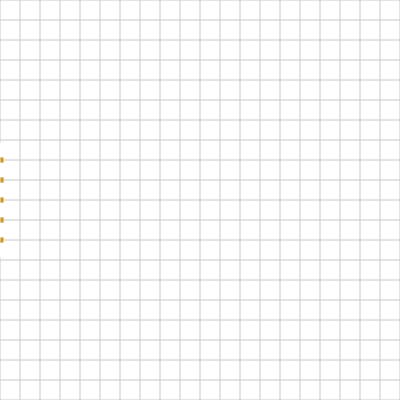
Frame 1 (no input)
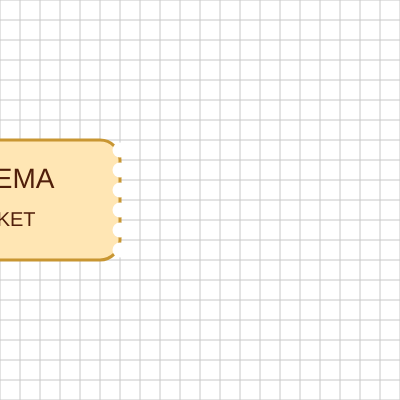
Frame 60 (no input)
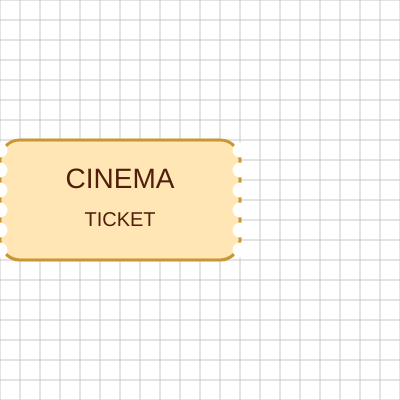
Frame 120 (the mouse pressed at the canvas centre since frame 60)

The p5.js sketch that drew these frames (run headless with seeded random() and noise() and a simulated clock; from frame 60 on, the mouse is pressed at the canvas centre):

// p5.js sketch
// ── sketch.js
let ticketX = -120;
let speed = 2;

function setup() {
  createCanvas(400, 400);
  rectMode(CENTER);
  textAlign(CENTER, CENTER);
  textSize(24);
  textFont('Arial');
}

function draw() {
  background(255);
  drawGrid();

  ticketX += speed;
  if (ticketX > width + 120) {
    ticketX = -120;
  }

  fill(255, 230, 180);
  stroke(200, 150, 50);
  strokeWeight(3);
  rect(ticketX, 200, 240, 120, 20);

  fill(255);
  noStroke();
  for (let y = 150; y <= 250; y += 20) {
    ellipse(ticketX - 120, y, 15);
  }

  for (let y = 150; y <= 250; y += 20) {
    ellipse(ticketX + 120, y, 15);
  }

  fill(80, 30, 10);
  noStroke();
  textSize(28);
  text("CINEMA", ticketX, 180);
  textSize(20);
  text("TICKET", ticketX, 220);
}

function drawGrid() {
  stroke(200);
  strokeWeight(1);
  for (let x = 0; x <= width; x += 20) {
    line(x, 0, x, height);
  }
  for (let y = 0; y <= height; y += 20) {
    line(0, y, width, y);
  }
}
